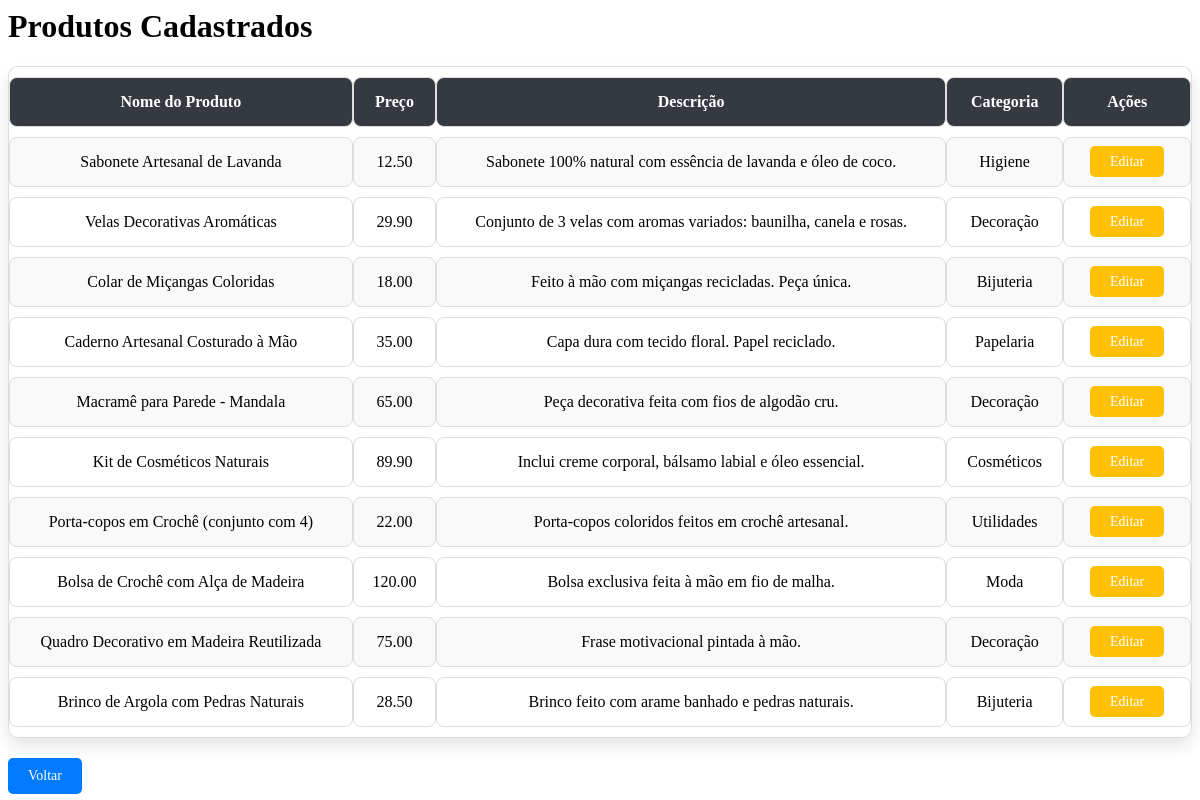
/classes/visualizar.php (signed in), run on the app's committed database.
### tables this page shows
CREATE TABLE produtos_artesanais (
    id INT AUTO_INCREMENT PRIMARY KEY,
    nome_produto VARCHAR(100) NOT NULL,
    preco DECIMAL(10,2) NOT NULL,
    descricao VARCHAR(255),
    categoria VARCHAR(30)
);

### classes/db.php (called while the page is built, shortened)
<?php
class DB {
    private $host = "localhost";
    private $dbname = "artesanato_db";
    private $username = "root";
    private $password = "";
    private $pdo;
    public function __construct() {
        try {
            $dsn = "mysql:host=$this->host;dbname=$this->dbname;charset=utf8";
            $this->pdo = new PDO($dsn, $this->username, $this->password, [
                PDO::ATTR_ERRMODE => PDO::ERRMODE_EXCEPTION
            ]);
        } catch (PDOException $e) {
            die("Erro ao conectar: " . $e->getMessage());
        }
    }
    private function execute($sql, $params = []) {
        $stmt = $this->pdo->prepare($sql);
        $stmt->execute($params);
        return $stmt;
    }
    public function getAll() {
        return $this->execute("SELECT * FROM produtos_artesanais")->fetchAll(PDO::FETCH_ASSOC);
    }
}

### classes/visualizar.php (the view, shortened to what this page needs)
<?php
require 'db.php';
$db = new DB();
$produto = $db->getAll();
?>
<div class="d-flex justify-content-between align-items-center mb-3">
    <h1 class="h3">Produtos Cadastrados</h1>
</div>
<table class="table table-striped table-bordered custom-table">
    <thead class="table-dark">
        <tr>
            <th>Nome do Produto</th>
            <th>Preço</th>
            <th>Descrição</th>
            <th>Categoria</th>
            <th>Ações</th>
        </tr>
    </thead>
    <tbody>
    <?php foreach ($produto as $produto): ?>
        <tr>
            <td><?= htmlspecialchars($produto['nome_produto']) ?></td>
            <td><?= htmlspecialchars($produto['preco']) ?></td>
            <td><?= htmlspecialchars($produto['descricao']) ?></td>
            <td><?= htmlspecialchars($produto['categoria']) ?></td>
            <td class="actions">
                <a href="editar.php?id=<?= $produto['id'] ?>" class="btn btn-sm btn-warning">Editar</a>
            </td>
        </tr>
    <?php endforeach; ?>
    </tbody>
</table>
<a href="/Avaliacao/home.php" class="btn btn-secondary custom-btn">Voltar</a>

### classes/visualizar.php (style rules this page uses)
.custom-table { border-radius: 10px; border-collapse: separate; border-spacing: 0 10px; width: 100%; margin-top: 20px; }
.custom-table th, .custom-table td { padding: 15px; text-align: center; border-radius: 8px; }
.custom-table th { background-color: #343a40; color: white; }
.custom-table tbody tr:nth-child(odd) { background-color: #f9f9f9; }
.custom-table .actions a { margin: 0 5px; font-size: 14px; }
.btn { border-radius: 5px; padding: 8px 20px; font-size: 14px; text-decoration: none; transition: background-color 0.3s ease, transform 0.2s ease; }
.btn-warning { background-color: #ffc107; color: white; }
.custom-btn { background-color: #007bff; color: white; border: none; border-radius: 5px; padding: 10px 20px; font-size: 14px; text-decoration: none; transition: background-color 0.3s ease, transform 0.2s ease; margin-top: 20px; display: inline-block; }
.table-bordered { border: 1px solid #ddd; }
.table-bordered th, .table-bordered td { border: 1px solid #ddd; }
.table { box-shadow: 0 .5rem 1rem rgba(0, 0, 0, 0.1); }

### data on the page
produtos_artesanais: nome_produto "Sabonete Artesanal de Lavanda", preco "12.50", descricao "Sabonete 100% natural com essência de lavanda e óleo de coco.", categoria "Higiene"
produtos_artesanais: nome_produto "Velas Decorativas Aromáticas", preco "29.90", descricao "Conjunto de 3 velas com aromas variados: baunilha, canela e rosas.", categoria "Decoração"
produtos_artesanais: nome_produto "Colar de Miçangas Coloridas", preco "18.00", descricao "Feito à mão com miçangas recicladas. Peça única.", categoria "Bijuteria"
produtos_artesanais: nome_produto "Caderno Artesanal Costurado à Mão", preco "35.00", descricao "Capa dura com tecido floral. Papel reciclado.", categoria "Papelaria"
produtos_artesanais: nome_produto "Macramê para Parede - Mandala", preco "65.00", descricao "Peça decorativa feita com fios de algodão cru.", categoria "Decoração"
produtos_artesanais: nome_produto "Kit de Cosméticos Naturais", preco "89.90", descricao "Inclui creme corporal, bálsamo labial e óleo essencial.", categoria "Cosméticos"
produtos_artesanais: nome_produto "Porta-copos em Crochê (conjunto com 4)", preco "22.00", descricao "Porta-copos coloridos feitos em crochê artesanal.", categoria "Utilidades"
produtos_artesanais: nome_produto "Bolsa de Crochê com Alça de Madeira", preco "120.00", descricao "Bolsa exclusiva feita à mão em fio de malha.", categoria "Moda"
produtos_artesanais: nome_produto "Quadro Decorativo em Madeira Reutilizada", preco "75.00", descricao "Frase motivacional pintada à mão.", categoria "Decoração"
produtos_artesanais: nome_produto "Brinco de Argola com Pedras Naturais", preco "28.50", descricao "Brinco feito com arame banhado e pedras naturais.", categoria "Bijuteria"
